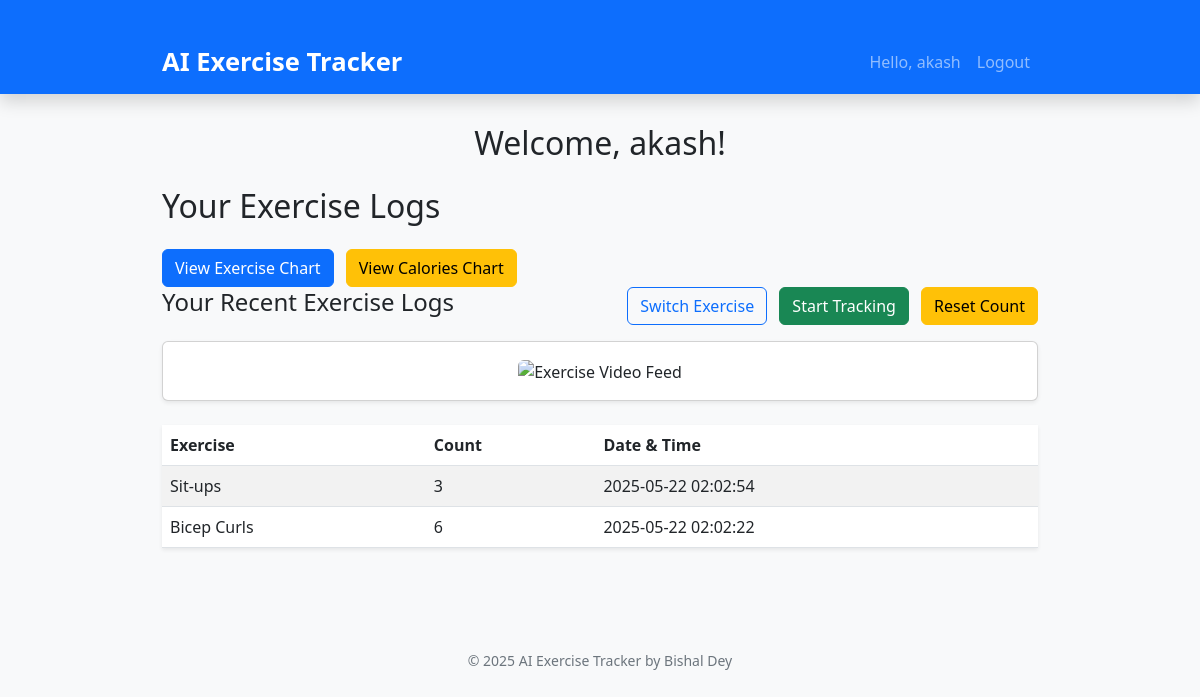
Page /dashboard (signed in) on the committed database.
### app.py (models this page shows)
class ExerciseLog(db.Model):
    id = db.Column(db.Integer, primary_key=True)
    user_id = db.Column(db.Integer, db.ForeignKey('user.id'))
    exercise_type = db.Column(db.String(50), nullable=False)
    count = db.Column(db.Integer, nullable=False)
    timestamp = db.Column(db.DateTime, default=lambda: datetime.now(IST).replace(tzinfo=None))

### app.py (the view)
@app.route('/dashboard')
def dashboard():
    if 'user_id' not in session:
        return redirect(url_for('login'))
    logs = ExerciseLog.query.filter_by(user_id=session['user_id']).order_by(ExerciseLog.timestamp.desc()).limit(10).all()
    return render_template('dashboard.html', logs=logs)

### templates/dashboard.html (shortened to what this page needs)
{% extends "base.html" %}
{% block content %}
<h2 class="mb-4 text-center">Welcome, {{ session.get('username') }}!</h2>
<h2>Your Exercise Logs</h2>
<div class="mt-4">
  <a href="{{ url_for('exercise_chart') }}" target="_blank" class="btn btn-primary me-2">
    View Exercise Chart
  </a>
  <a href="{{ url_for('calories_chart') }}" target="_blank" class="btn btn-warning">
    View Calories Chart
  </a>
</div>
<div class="d-flex justify-content-between align-items-center mb-3">
    <h4>Your Recent Exercise Logs</h4>
    <div>
        <button id="switch-exercise-btn" class="btn btn-outline-primary me-2">Switch Exercise</button>
        <button id="toggle-tracking-btn" class="btn btn-success">Start Tracking</button>
        <button id="reset-counter-btn" class="btn btn-warning ms-2">Reset Count</button>
    </div>
</div>
<div class="card mb-4 shadow-sm">
    <div class="card-body text-center">
        <img id="video-feed" src="{{ url_for('video_feed') }}" class="img-fluid rounded" style="max-height: 360px;" alt="Exercise Video Feed" />
    </div>
</div>
<table class="table table-striped table-hover shadow-sm">
    <thead>
        <tr>
            <th>Exercise</th>
            <th>Count</th>
            <th>Date & Time</th>
        </tr>
    </thead>
    <tbody>
        {% if logs %}
            {% for log in logs %}
            <tr>
                <td>{{ log.exercise_type }}</td>
                <td>{{ log.count }}</td>
                <td>{{ log.timestamp.strftime('%Y-%m-%d %H:%M:%S') }}</td>
            </tr>
            {% endfor %}
        {% else %}
            <tr>
                <td colspan="3" class="text-center text-muted">No exercise logs yet.</td>
            </tr>
        {% endif %}
    </tbody>
</table>
{% endblock %}

### templates/base.html (style rules this page uses)
body { background: #f8f9fa; }

### rows in the picture
ExerciseLog: exercise_type "Sit-ups", count "3", timestamp "2025-05-22 02:02:54"
ExerciseLog: exercise_type "Bicep Curls", count "6", timestamp "2025-05-22 02:02:22"

### other values in the picture
{{ session.get('username') }} "akash"
